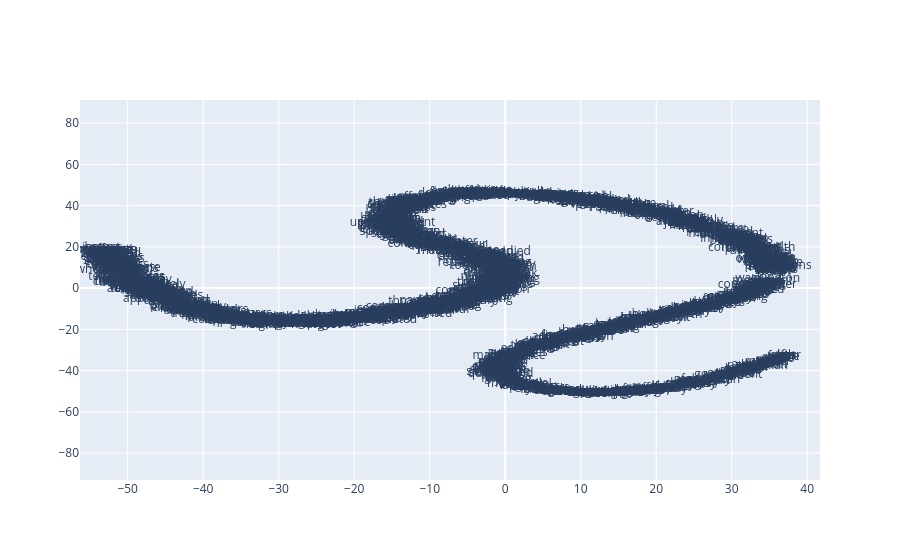

The code cell stored with this chart in its notebook:
### Markdown cell above
Visualising the Word Embeddings
-------------------------------

The word embeddings made by the model can be visualised by reducing
dimensionality of the words to 2 dimensions using tSNE.

Visualisations can be used to notice semantic and syntactic trends in the data.

Example:

* Semantic: words like cat, dog, cow, etc. have a tendency to lie close by
* Syntactic: words like run, running or cut, cutting lie close together.

Vector relations like vKing - vMan = vQueen - vWoman can also be noticed.

.. Important::
  The model used for the visualisation is trained on a small corpus. Thus
  some of the relations might not be so clear.

### Code cell
from sklearn.decomposition import IncrementalPCA    # inital reduction
from sklearn.manifold import TSNE                   # final reduction
import numpy as np                                  # array handling


def reduce_dimensions(model):
    num_dimensions = 2  # final num dimensions (2D, 3D, etc)

    vectors = [] # positions in vector space
    labels = [] # keep track of words to label our data again later
    for word in model.wv.vocab:
        vectors.append(model.wv[word])
        labels.append(word)

    # convert both lists into numpy vectors for reduction
    vectors = np.asarray(vectors)
    labels = np.asarray(labels)

    # reduce using t-SNE
    vectors = np.asarray(vectors)
    tsne = TSNE(n_components=num_dimensions, random_state=0)
    vectors = tsne.fit_transform(vectors)

    x_vals = [v[0] for v in vectors]
    y_vals = [v[1] for v in vectors]
    return x_vals, y_vals, labels


x_vals, y_vals, labels = reduce_dimensions(model)

def plot_with_plotly(x_vals, y_vals, labels, plot_in_notebook=True):
    !pip install plotly
    from plotly.offline import init_notebook_mode, iplot, plot
    import plotly.graph_objs as go

    trace = go.Scatter(x=x_vals, y=y_vals, mode='text', text=labels)
    data = [trace]

    if plot_in_notebook:
        init_notebook_mode(connected=True)
        iplot(data, filename='word-embedding-plot')
    else:
        plot(data, filename='word-embedding-plot.html')


def plot_with_matplotlib(x_vals, y_vals, labels):
    import matplotlib.pyplot as plt
    import random

    random.seed(0)

    plt.figure(figsize=(12, 12))
    plt.scatter(x_vals, y_vals)

    #
    # Label randomly subsampled 25 data points
    #
    indices = list(range(len(labels)))
    selected_indices = random.sample(indices, 25)
    for i in selected_indices:
        plt.annotate(labels[i], (x_vals[i], y_vals[i]))

try:
    get_ipython()
except Exception:
    plot_function = plot_with_matplotlib
else:
    plot_function = plot_with_plotly

plot_function(x_vals, y_vals, labels)

### Figure 1 — Plotly figure (JSON) as saved in the notebook; plotly's stock layout.template omitted (floating-point values rounded to 4 significant figures; data arrays with more than 128 entries replaced by an {"elided": "..."} marker saying what was removed)
{"data": [{"mode": "text", "text": {"elided": "1750 str values"}, "type": "scatter", "x": {"elided": "1750 float values"}, "y": {"elided": "1750 float values"}}], "layout": {"autosize": true, "dragmode": "zoom", "xaxis": {"autorange": false, "range": [-56.31, 41.69], "type": "linear"}, "yaxis": {"autorange": false, "range": [-93.05, 91.21], "type": "linear"}}}
